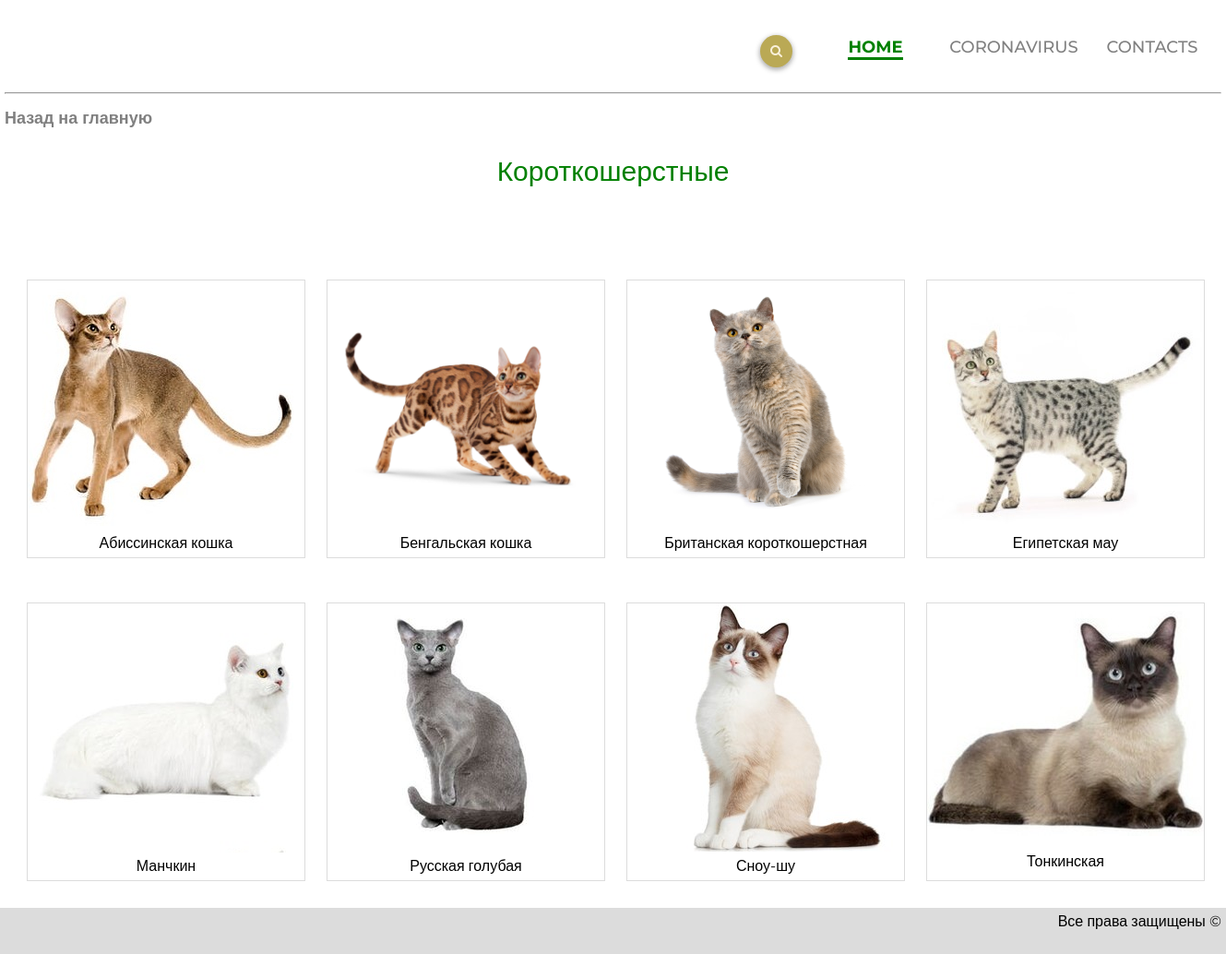
/shortwool/, run on the app's committed database.
### cats/models.py (models this page shows, shortened)
class TypeOfWool(models.Model):
    name = models.CharField("Тип шерсти", max_length=20)
    url = models.SlugField(max_length=160, unique = True)
    text_style = models.CharField("Стиль отбражения текста", max_length=100, default='button2 ')
    class Meta:
        verbose_name = "Тип шерсти"
        verbose_name_plural = "Тип шерсти"

class Cat(models.Model):
    type_of_wool = models.ForeignKey(TypeOfWool, verbose_name="Тип шерсти", on_delete=models.CASCADE)
    name = models.CharField("Порода", max_length=100)
    height = models.CharField("Рост", max_length=100)
    weight = models.CharField("Вес", max_length=100)
    health = models.CharField("Здоровье", max_length=250)
    life_span = models.CharField("Продолжительность жизни", max_length=100)
    country_of_origin = models.CharField("Страна происхождения", max_length=50)
    characteristics = models.ManyToManyField(Characteristics, verbose_name="Характеристики")
    about = models.CharField("О породе", max_length=1000)
    lifestyle = models.CharField("Образ жизни", max_length=1000)
    qualities = models.CharField("Качества", max_length=500)
    img = models.ImageField("Изображение", upload_to="image/")
    img_for_list = models.ImageField("Изображение 2", upload_to="image/", default=img)
    url = models.SlugField(max_length=160, unique = True)
    style = models.CharField("Стиль для списка", max_length=100, default='example1 example2')
    image_style = models.CharField("Стиль отображения картинки", max_length=100, default='e-photo')
    text_style = models.CharField("Стиль отбражения текста", max_length=100, default='e-ph-text')
    class Meta:
        verbose_name = "Кот"
        verbose_name_plural = "Кот"
    def get_absolute_url(self):
        return reverse("middleware", kwargs={"slug":self.url})

### cats/views.py (the view)
# urls.py: path("<slug:slug>/", views.middleware_view, name='middleware')
def middleware_view(request, slug):
    try:
        TypeOfWool.objects.get(url=slug)
        return WoolTypeDetailView.as_view()(request, slug)
    except Exception:
        Cat.objects.get(url=slug)
        return CatView.as_view()(request, slug)

### cats/views.py (called while the page is built)
    def get(self, request, slug):
        cats = Cat.objects.filter(type_of_wool__url=slug)
        wooltype = TypeOfWool.objects.get(url=slug).name
        return render (request, "cats/wool.html", {"cat_list": cats, "wool_type":wooltype})

### templates/cats/wool.html (shortened to what this page needs)
<!DOCTYPE html>
{% load static %}
<html>
<head>
	<link rel="stylesheet" href="{% static 'css/style.css' %}">
	<link rel="stylesheet" href="https://maxcdn.bootstrapcdn.com/font-awesome/4.5.0/css/font-awesome.min.css">
</head>
<body>
	<div class="container">
		<div class="header">
			<ul class="menu">
				<li class="menu-list"><a href="{% url "contacts"%}" class="menu-link">CONTACTS</a></li>
				<li class="menu-list"><a href="{% url "corona"%}" class="menu-link">CORONAVIRUS</a></li>
				<li class="menu-list"><a href="{% url "home"%}" class="menu-link menu-link-active">HOME</a></li>
			</ul>
			<form class="form" action="{% url "s_result" %}" method="post">
				<input type="text" class="input" placeholder="Искать здесь..." name="search_field">
				<button type="submit"></button>
			</form>
		</div>
		<hr>
		<div class="nav">
			<a href="{% url "home" %}" class="nav-text">Назад на главную</a>
		</div>
		<div class="catalog-main-text">{{ wool_type }}</div>
		{% for cat in cat_list%}
			<div class="example {{ cat.style }}" onclick="location.href='{{ cat.get_absolute_url }}';">
				<div class="{{ cat.image_style }}" style="background-image: url({{ cat.img_for_list.url }})"></div>
				<div class="{{ cat.text_style }}">{{ cat.name }}</div>
			</div>
		{% endfor %}
	</div>
	<div class="footer">
		<p>Все права защищены &copy;</p>
	</div>
</body>
</html>

### static/css/style.css (style rules this page uses)
* { margin: 0; padding: 0; }
body { font-family: 'Montserrat', sans-serif; }
.container { margin: 0 auto; width: 1319px; }
.header { height: 100px; width: 1319px; }
.menu-list { list-style-type: none; float: right; margin-top: 40px; display: inline-block; width: 150px; font-size: 18px; text-align: center; }
.menu-link { color: grey; text-decoration: none; font-weight: 500; }
.menu-link-active { color: green; font-weight: 700; border-bottom: 3px solid green; }
.nav { float: left; margin-top: 15px; display: inline-block; width: 100%; height: 50px; font-size: 18px; }
.nav-text { color: grey; text-decoration: none; font-weight: 600; }
.footer { background-color: gainsboro; height: 50px; clear: both; margin-top: 50px; }
.footer p { float: right; margin-right: 5px; margin-top: 5px; }
.catalog-main-text { text-align: center; color: green; font-size: 30px; font-weight: 400; margin-top: 50px; }
.example { margin-left: 25px; margin-top: 50px; float: left; width: 300px; height: 300px; outline: 1px solid gainsboro; }
.e-photo { width: 300px; height: 270px; }
.e-ph-text { margin-top: 5px; text-align: center; }
.example1 { margin-top: 100px; cursor: pointer }
.e-photo-tonk { height: 260px; width: 300px; }
.e-ph-text-tonk { margin-top: 10px; text-align: center; }
.example2 { margin-bottom: 30px; }
* { box-sizing: border-box; }
.form { position: relative; width: 300px; margin: 0 auto; height: 42px; float:right; margin-right:5px; }
.input { height: 42px; width: 0; padding: 0 42px 0 15px; border: none; border-bottom: 2px solid transparent; outline: none; background: transparent; transition: .4s cubic-bezier(0, 0.8, 0, 1); position: absolute; top: 0; right: 0; z-index: 2; margin-top: 40px; display: inline-block; }
button { background: #baa955; border: none; height: 35px; width: 35px; position: absolute; top: 0; right: 0; cursor: pointer; margin-top: 38px; float: right; margin-right: 10px; box-shadow: 0 2px 5px 1px rgba(33, 33, 33, 0.35); border-radius: 23px; }
button:before { content: "\f002"; font-family: FontAwesome; font-size: 14px; color: #F9F0DA; }

### data on the page
TypeOfWool: name "Короткошерстные"
Cat: img_for_list (picture), name "Абиссинская кошка"
Cat: img_for_list (picture), name "Бенгальская кошка"
Cat: img_for_list (picture), name "Британская короткошерстная"
Cat: img_for_list (picture), name "Египетская мау"
Cat: img_for_list (picture), name "Манчкин"
Cat: img_for_list (picture), name "Русская голубая"
Cat: img_for_list (picture), name "Сноу-шу"
Cat: img_for_list (picture), name "Тонкинская"
